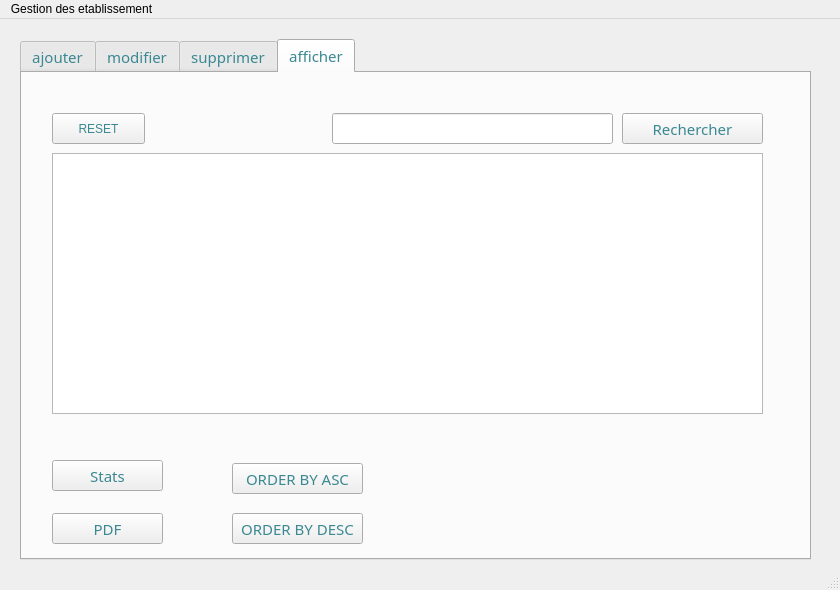
<?xml version="1.0" encoding="UTF-8"?>
<ui version="4.0">
 <class>gestionfinance</class>
 <widget class="QMainWindow" name="gestionfinance">
  <property name="geometry">
   <rect>
    <x>0</x>
    <y>0</y>
    <width>840</width>
    <height>590</height>
   </rect>
  </property>
  <property name="palette">
   <palette>
    <active>
     <colorrole role="Button">
      <brush brushstyle="SolidPattern">
       <color alpha="255">
        <red>255</red>
        <green>156</green>
        <blue>85</blue>
       </color>
      </brush>
     </colorrole>
    </active>
    <inactive>
     <colorrole role="Button">
      <brush brushstyle="SolidPattern">
       <color alpha="255">
        <red>255</red>
        <green>156</green>
        <blue>85</blue>
       </color>
      </brush>
     </colorrole>
    </inactive>
    <disabled>
     <colorrole role="Button">
      <brush brushstyle="SolidPattern">
       <color alpha="255">
        <red>255</red>
        <green>156</green>
        <blue>85</blue>
       </color>
      </brush>
     </colorrole>
    </disabled>
   </palette>
  </property>
  <property name="windowTitle">
   <string>management des etablissements</string>
  </property>
  <widget class="QWidget" name="centralwidget">
   <widget class="QTabWidget" name="tabWidget">
    <property name="geometry">
     <rect>
      <x>20</x>
      <y>20</y>
      <width>791</width>
      <height>521</height>
     </rect>
    </property>
    <property name="font">
     <font>
      <family>MS Reference Sans Serif</family>
      <pointsize>11</pointsize>
      <weight>50</weight>
      <bold>false</bold>
     </font>
    </property>
    <property name="toolTip">
     <string/>
    </property>
    <property name="styleSheet">
     <string notr="true">color: rgb(58, 136, 145);</string>
    </property>
    <property name="currentIndex">
     <number>3</number>
    </property>
    <widget class="QWidget" name="tab">
     <attribute name="title">
      <string>ajouter</string>
     </attribute>
     <widget class="QLineEdit" name="ajout_id">
      <property name="geometry">
       <rect>
        <x>190</x>
        <y>40</y>
        <width>121</width>
        <height>31</height>
       </rect>
      </property>
      <property name="text">
       <string/>
      </property>
     </widget>
     <widget class="QLabel" name="label">
      <property name="geometry">
       <rect>
        <x>70</x>
        <y>30</y>
        <width>61</width>
        <height>51</height>
       </rect>
      </property>
      <property name="font">
       <font>
        <family>MS Reference Sans Serif</family>
        <pointsize>11</pointsize>
       </font>
      </property>
      <property name="text">
       <string>ID</string>
      </property>
     </widget>
     <widget class="QLabel" name="label_3">
      <property name="geometry">
       <rect>
        <x>50</x>
        <y>120</y>
        <width>131</width>
        <height>21</height>
       </rect>
      </property>
      <property name="font">
       <font>
        <family>MS Reference Sans Serif</family>
        <pointsize>11</pointsize>
       </font>
      </property>
      <property name="text">
       <string>NOM</string>
      </property>
     </widget>
     <widget class="QLineEdit" name="ajout_prix">
      <property name="geometry">
       <rect>
        <x>190</x>
        <y>110</y>
        <width>121</width>
        <height>31</height>
       </rect>
      </property>
      <property name="text">
       <string/>
      </property>
     </widget>
     <widget class="QPushButton" name="pushButton">
      <property name="geometry">
       <rect>
        <x>70</x>
        <y>360</y>
        <width>111</width>
        <height>31</height>
       </rect>
      </property>
      <property name="font">
       <font>
        <family>MS Reference Sans Serif</family>
        <pointsize>11</pointsize>
        <weight>50</weight>
        <bold>false</bold>
       </font>
      </property>
      <property name="text">
       <string>Ajouter</string>
      </property>
     </widget>
     <widget class="QLabel" name="label_17">
      <property name="geometry">
       <rect>
        <x>-340</x>
        <y>310</y>
        <width>71</width>
        <height>41</height>
       </rect>
      </property>
      <property name="font">
       <font>
        <family>MS Reference Sans Serif</family>
        <pointsize>11</pointsize>
       </font>
      </property>
      <property name="text">
       <string>Type</string>
      </property>
     </widget>
     <widget class="QLabel" name="label_4">
      <property name="geometry">
       <rect>
        <x>40</x>
        <y>190</y>
        <width>131</width>
        <height>21</height>
       </rect>
      </property>
      <property name="font">
       <font>
        <family>MS Reference Sans Serif</family>
        <pointsize>11</pointsize>
       </font>
      </property>
      <property name="text">
       <string>ADRESS</string>
      </property>
     </widget>
     <widget class="QLineEdit" name="ajout_cin">
      <property name="geometry">
       <rect>
        <x>190</x>
        <y>190</y>
        <width>121</width>
        <height>31</height>
       </rect>
      </property>
      <property name="text">
       <string/>
      </property>
     </widget>
     <widget class="QLabel" name="label_5">
      <property name="geometry">
       <rect>
        <x>870</x>
        <y>190</y>
        <width>131</width>
        <height>21</height>
       </rect>
      </property>
      <property name="font">
       <font>
        <family>MS Reference Sans Serif</family>
        <pointsize>11</pointsize>
       </font>
      </property>
      <property name="text">
       <string>Prix</string>
      </property>
     </widget>
    </widget>
    <widget class="QWidget" name="tab_2">
     <property name="minimumSize">
      <size>
       <width>515</width>
       <height>312</height>
      </size>
     </property>
     <attribute name="title">
      <string>modifier</string>
     </attribute>
     <widget class="QLabel" name="label_8">
      <property name="geometry">
       <rect>
        <x>30</x>
        <y>40</y>
        <width>61</width>
        <height>31</height>
       </rect>
      </property>
      <property name="font">
       <font>
        <family>MS Reference Sans Serif</family>
        <pointsize>11</pointsize>
       </font>
      </property>
      <property name="text">
       <string>ID</string>
      </property>
     </widget>
     <widget class="QLabel" name="label_11">
      <property name="geometry">
       <rect>
        <x>30</x>
        <y>190</y>
        <width>101</width>
        <height>41</height>
       </rect>
      </property>
      <property name="font">
       <font>
        <family>MS Reference Sans Serif</family>
        <pointsize>11</pointsize>
       </font>
      </property>
      <property name="text">
       <string>ADRESS</string>
      </property>
     </widget>
     <widget class="QLineEdit" name="mod_id">
      <property name="geometry">
       <rect>
        <x>140</x>
        <y>40</y>
        <width>151</width>
        <height>31</height>
       </rect>
      </property>
      <property name="toolTip">
       <string>modifier</string>
      </property>
      <property name="text">
       <string/>
      </property>
     </widget>
     <widget class="QLineEdit" name="mod_cin">
      <property name="geometry">
       <rect>
        <x>140</x>
        <y>190</y>
        <width>131</width>
        <height>31</height>
       </rect>
      </property>
     </widget>
     <widget class="QPushButton" name="pushButton_3">
      <property name="geometry">
       <rect>
        <x>100</x>
        <y>360</y>
        <width>111</width>
        <height>41</height>
       </rect>
      </property>
      <property name="font">
       <font>
        <family>MS Reference Sans Serif</family>
        <pointsize>11</pointsize>
       </font>
      </property>
      <property name="text">
       <string>Modifier</string>
      </property>
     </widget>
     <widget class="QLabel" name="label_14">
      <property name="geometry">
       <rect>
        <x>900</x>
        <y>-100</y>
        <width>71</width>
        <height>31</height>
       </rect>
      </property>
      <property name="font">
       <font>
        <family>MS Reference Sans Serif</family>
        <pointsize>11</pointsize>
       </font>
      </property>
      <property name="text">
       <string>Type</string>
      </property>
     </widget>
     <widget class="QLabel" name="label_18">
      <property name="geometry">
       <rect>
        <x>1340</x>
        <y>-110</y>
        <width>71</width>
        <height>31</height>
       </rect>
      </property>
      <property name="font">
       <font>
        <family>MS Reference Sans Serif</family>
        <pointsize>11</pointsize>
       </font>
      </property>
      <property name="text">
       <string>Type</string>
      </property>
     </widget>
     <widget class="QLabel" name="label_33">
      <property name="geometry">
       <rect>
        <x>30</x>
        <y>110</y>
        <width>101</width>
        <height>41</height>
       </rect>
      </property>
      <property name="font">
       <font>
        <family>MS Reference Sans Serif</family>
        <pointsize>11</pointsize>
       </font>
      </property>
      <property name="text">
       <string>NOM</string>
      </property>
     </widget>
     <widget class="QLineEdit" name="mod_prix">
      <property name="geometry">
       <rect>
        <x>140</x>
        <y>110</y>
        <width>131</width>
        <height>31</height>
       </rect>
      </property>
     </widget>
     <widget class="QLabel" name="label_34">
      <property name="geometry">
       <rect>
        <x>-190</x>
        <y>270</y>
        <width>101</width>
        <height>41</height>
       </rect>
      </property>
      <property name="font">
       <font>
        <family>MS Reference Sans Serif</family>
        <pointsize>11</pointsize>
       </font>
      </property>
      <property name="text">
       <string>Prix</string>
      </property>
     </widget>
    </widget>
    <widget class="QWidget" name="tab3">
     <attribute name="title">
      <string>supprimer</string>
     </attribute>
     <widget class="QLabel" name="label_12">
      <property name="geometry">
       <rect>
        <x>280</x>
        <y>120</y>
        <width>121</width>
        <height>41</height>
       </rect>
      </property>
      <property name="font">
       <font>
        <family>MS Reference Sans Serif</family>
        <pointsize>16</pointsize>
       </font>
      </property>
      <property name="text">
       <string>ID</string>
      </property>
     </widget>
     <widget class="QPushButton" name="pushButton_5">
      <property name="geometry">
       <rect>
        <x>90</x>
        <y>280</y>
        <width>141</width>
        <height>51</height>
       </rect>
      </property>
      <property name="font">
       <font>
        <family>MS Reference Sans Serif</family>
        <pointsize>11</pointsize>
       </font>
      </property>
      <property name="text">
       <string>Supprimer</string>
      </property>
     </widget>
     <widget class="QLineEdit" name="supp_id">
      <property name="geometry">
       <rect>
        <x>390</x>
        <y>120</y>
        <width>151</width>
        <height>41</height>
       </rect>
      </property>
     </widget>
    </widget>
    <widget class="QWidget" name="tab_3">
     <attribute name="title">
      <string>afficher</string>
     </attribute>
     <widget class="QPushButton" name="pushButton_6">
      <property name="geometry">
       <rect>
        <x>30</x>
        <y>387</y>
        <width>111</width>
        <height>31</height>
       </rect>
      </property>
      <property name="font">
       <font>
        <family>MS Reference Sans Serif</family>
        <pointsize>11</pointsize>
       </font>
      </property>
      <property name="text">
       <string>Stats</string>
      </property>
      <property name="icon">
       <iconset>
        <normaloff>../../Downloads/pngwing.com (4).png</normaloff>../../Downloads/pngwing.com (4).png</iconset>
      </property>
      <property name="iconSize">
       <size>
        <width>20</width>
        <height>20</height>
       </size>
      </property>
     </widget>
     <widget class="QPushButton" name="pushButton_8">
      <property name="geometry">
       <rect>
        <x>30</x>
        <y>440</y>
        <width>111</width>
        <height>31</height>
       </rect>
      </property>
      <property name="font">
       <font>
        <family>MS Reference Sans Serif</family>
        <pointsize>11</pointsize>
       </font>
      </property>
      <property name="text">
       <string>PDF</string>
      </property>
      <property name="icon">
       <iconset>
        <normaloff>../../Downloads/pngwing.com (3).png</normaloff>../../Downloads/pngwing.com (3).png</iconset>
      </property>
      <property name="iconSize">
       <size>
        <width>22</width>
        <height>22</height>
       </size>
      </property>
     </widget>
     <widget class="QPushButton" name="pushButton_9">
      <property name="geometry">
       <rect>
        <x>210</x>
        <y>390</y>
        <width>131</width>
        <height>31</height>
       </rect>
      </property>
      <property name="font">
       <font>
        <family>MS Reference Sans Serif</family>
        <pointsize>11</pointsize>
       </font>
      </property>
      <property name="text">
       <string>ORDER BY ASC</string>
      </property>
     </widget>
     <widget class="QTableView" name="tableView">
      <property name="geometry">
       <rect>
        <x>30</x>
        <y>80</y>
        <width>711</width>
        <height>261</height>
       </rect>
      </property>
     </widget>
     <widget class="QPushButton" name="pushButton_12">
      <property name="geometry">
       <rect>
        <x>600</x>
        <y>40</y>
        <width>141</width>
        <height>31</height>
       </rect>
      </property>
      <property name="font">
       <font>
        <family>MS Reference Sans Serif</family>
        <pointsize>11</pointsize>
       </font>
      </property>
      <property name="text">
       <string>Rechercher</string>
      </property>
      <property name="icon">
       <iconset>
        <normaloff>../../Downloads/pngwing.com (6).png</normaloff>../../Downloads/pngwing.com (6).png</iconset>
      </property>
      <property name="iconSize">
       <size>
        <width>20</width>
        <height>20</height>
       </size>
      </property>
     </widget>
     <widget class="QPushButton" name="pushButton_13">
      <property name="geometry">
       <rect>
        <x>30</x>
        <y>40</y>
        <width>93</width>
        <height>31</height>
       </rect>
      </property>
      <property name="text">
       <string>RESET</string>
      </property>
      <property name="icon">
       <iconset>
        <normaloff>../../Downloads/pngwing.com (7).png</normaloff>../../Downloads/pngwing.com (7).png</iconset>
      </property>
      <property name="iconSize">
       <size>
        <width>30</width>
        <height>30</height>
       </size>
      </property>
     </widget>
     <widget class="QLineEdit" name="lineEdit_R">
      <property name="geometry">
       <rect>
        <x>310</x>
        <y>40</y>
        <width>281</width>
        <height>31</height>
       </rect>
      </property>
     </widget>
     <widget class="QPushButton" name="pushButton_10">
      <property name="geometry">
       <rect>
        <x>210</x>
        <y>440</y>
        <width>131</width>
        <height>31</height>
       </rect>
      </property>
      <property name="font">
       <font>
        <family>MS Reference Sans Serif</family>
        <pointsize>11</pointsize>
       </font>
      </property>
      <property name="text">
       <string>ORDER BY DESC</string>
      </property>
     </widget>
    </widget>
   </widget>
  </widget>
  <widget class="QMenuBar" name="menubar">
   <property name="geometry">
    <rect>
     <x>0</x>
     <y>0</y>
     <width>840</width>
     <height>22</height>
    </rect>
   </property>
   <widget class="QMenu" name="menuGestion_des_Factures">
    <property name="title">
     <string>Gestion des etablissement</string>
    </property>
   </widget>
   <addaction name="menuGestion_des_Factures"/>
  </widget>
  <widget class="QStatusBar" name="statusbar"/>
 </widget>
 <resources/>
 <connections/>
</ui>
